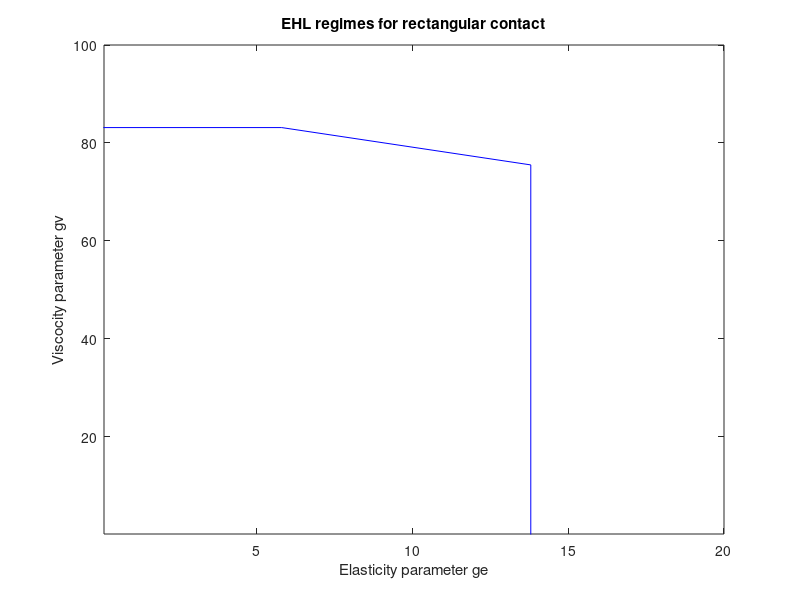

The MATLAB source for this figure:
%% Contour maps for rectangular contact
% Sandeep Banik - 30/04/2017
% gh = 2.45*gv^0*ge^0 - isoviscous rigid regim
% gh = 1.05*gv^(2/3)*ge^0 - viscous rigid
% gh = 1.654*gv^(0.54)*ge^(0.06) - viscous elastic regim
% gh = 2.45*gv^0*ge^0.8 - isoviscous elastic regim
% This is a trail map and may be incorrect

clear all;
clc;

fun_gv_1 = @(gh)[(gh/1.05)^(3/2)];
fun_ge_1 = @(gh,gv)[(gh/(1.654*gv^(0.54)))^(1/0.06)];
fun_ge_2 = @(gh)[(gh/2.45)^(1/0.8)];
fun_gv_2 = @(gh,ge)[(gh/(1.654*ge^(0.06)))^(1/0.54)];

gh_xp = 20; % Film thickness (Unstable after 40)
n_xp = length(gh_xp);
x = zeros(n_xp,4);
y = zeros(n_xp,4);
x_line1 = zeros(n_xp,1);
x_line2 = zeros(n_xp,1);
y_line1 = zeros(n_xp,1);
y_line2 = zeros(n_xp,1);

for i=1:length(gh_xp)
    gv_high = fun_gv_1(gh_xp(i));
    ge_low = fun_ge_1(gh_xp(i),gv_high);
    ge_high = fun_ge_2(gh_xp(i));
    gv_low = fun_gv_2(gh_xp(i),ge_high);
   
    x(i,2) = ge_low;
    x_line1(i) = x(i,2);
    x(i,3) = ge_high;
    x_line2(i) = x(i,3);
    x(i,4) = ge_high;
    
    y(i,1) = gv_high;
    y(i,2) = gv_high;
    y_line1(i) = y(i,2);
    y(i,3) = gv_low;
    y_line2(i) = y(i,3);
    plot(x(i,:),y(i,:),'b');hold on;
end
plot(x_line1,y_line1,':','LineWidth',2,'Color','g');
plot(x_line2,y_line2,':','LineWidth',2,'Color','g');
axis([0.1 20 0.1 100]);
title('EHL regimes for rectangular contact');
xlabel('Elasticity parameter ge');
ylabel('Viscocity parameter gv');

ge_xp = ge_high:-0.1:ge_low;
for i=1:length(ge_xp)
    z(2*i) = fun_gv_2(gh_xp,ge_xp(i));
    z(2*i-1) = fun_ge_1(gh_xp,z(2*i));
end
